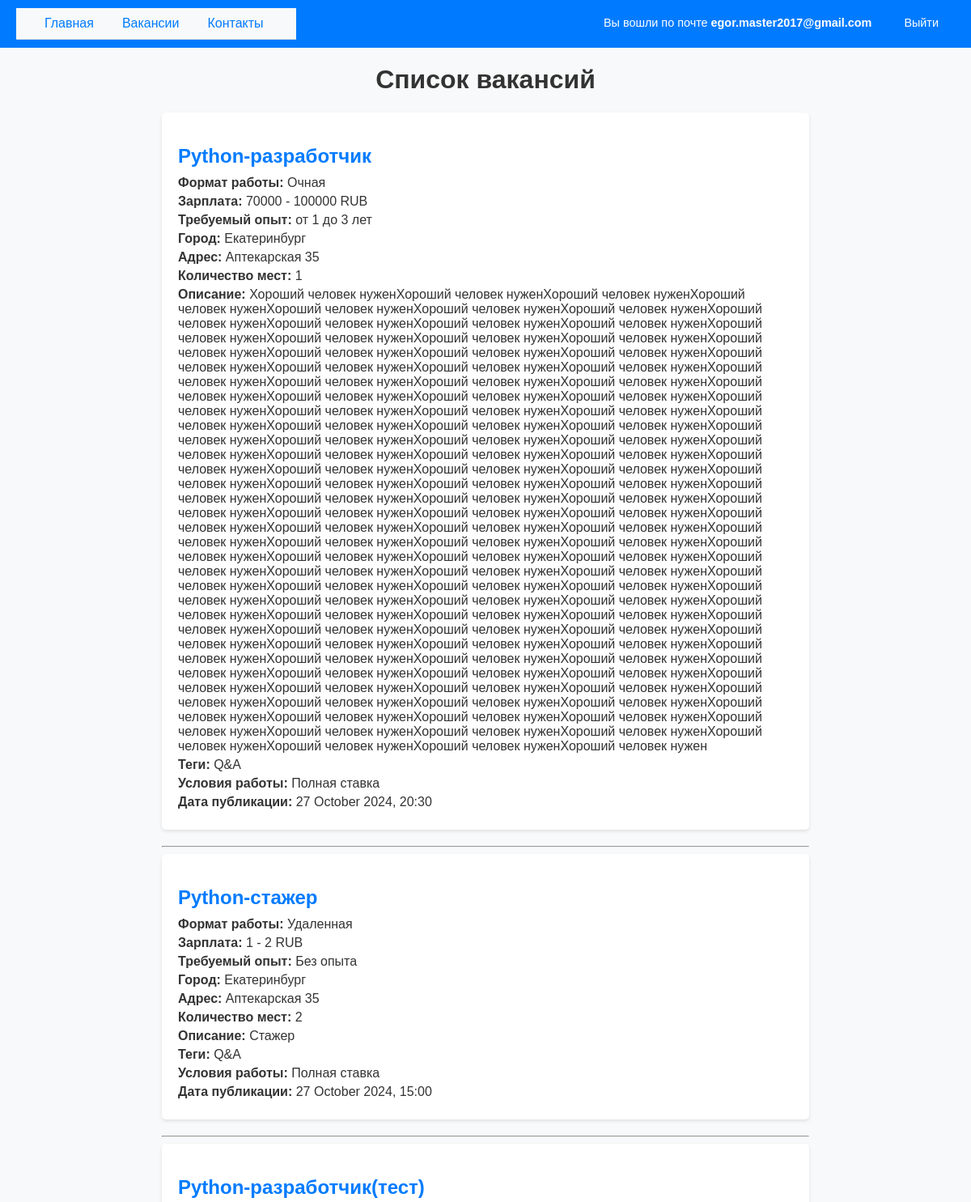
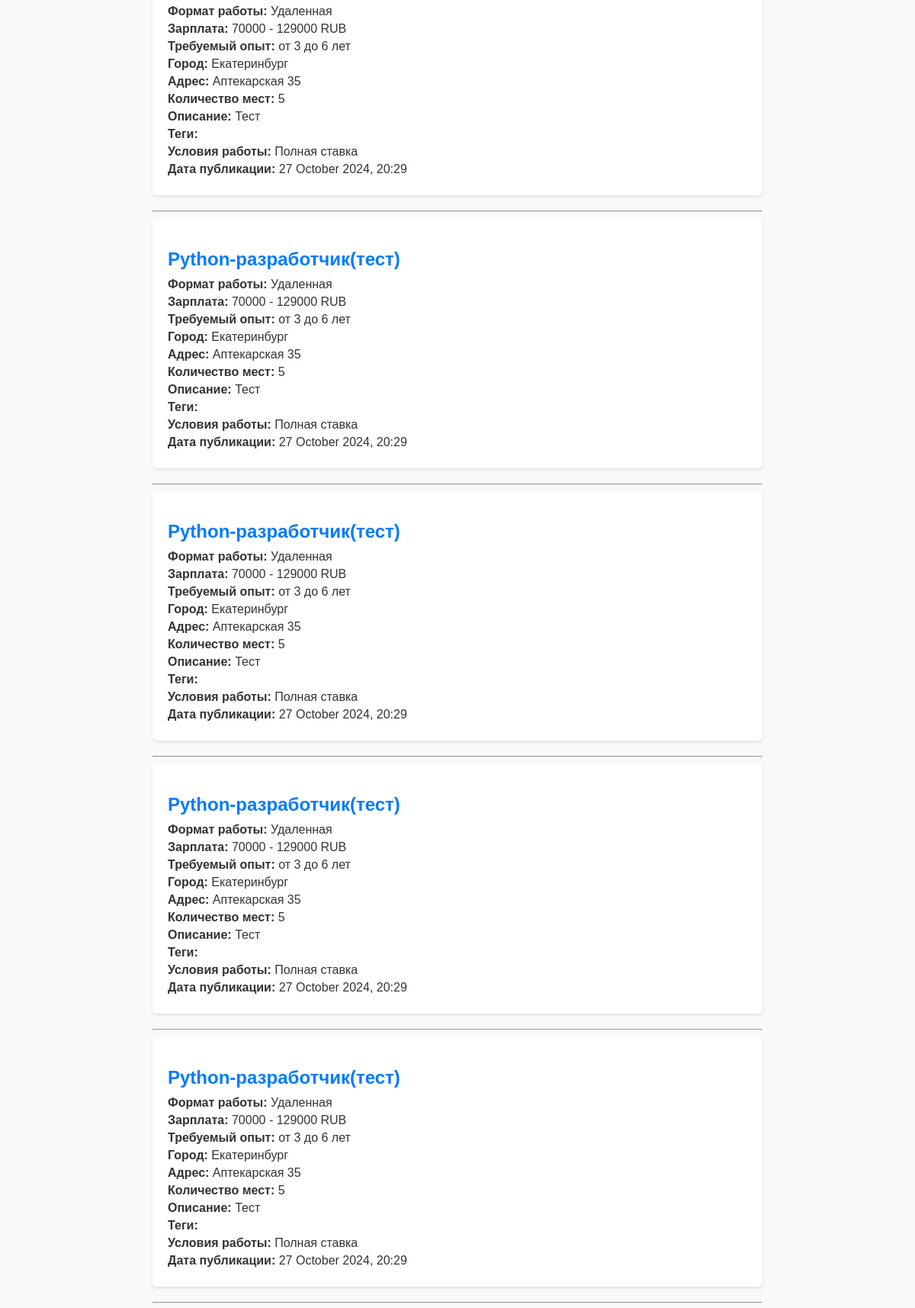
The page /vacancies/ (signed in, upper part) on the database its author committed (2 pictures, top to bottom).
### registration/models.py (models this page shows, shortened)
class CustomAbstractUser(AbstractBaseUser, PermissionsMixin):
    first_name = models.CharField(_("first name"), max_length=150)
    last_name = models.CharField(_("last name"), max_length=150)
    patronymic = models.CharField(_("Отчество"), max_length=150, blank=True)
    email = models.EmailField(_("email address"), blank=False, unique=True)
    is_staff = models.BooleanField(
        _("staff status"),
        default=False,
        help_text=_("Designates whether the user can log into this admin site."),
    )
    is_active = models.BooleanField(
        _("active"),
        default=True,
        help_text=_(
            "Designates whether this user should be treated as active. "
            "Unselect this instead of deleting accounts."
        ),
    )
    date_joined = models.DateTimeField(_("date joined"), default=timezone.now)
    objects = CustomUserManager()
    USERNAME_FIELD = 'email'  # или 'username' в зависимости от настроек
    REQUIRED_FIELDS = ['first_name', 'last_name']
    class Meta:
        verbose_name = _("custom_user")
        verbose_name_plural = _("custom_users")
        abstract = True

class CustomUser(CustomAbstractUser):
    class Meta(CustomAbstractUser.Meta):
        swappable = "AUTH_USER_MODEL"

### api/models.py (models this page shows, shortened)
class Vacancy(models.Model):
    WORK_FORMAT_CHOICES = [
        ('remote', 'Удаленная'),
        ('hybrid', 'Гибридная'),
        ('onsite', 'Очная'),
    ]
    WORK_CONDITION_CHOICES = [
        ('full_time', 'Полная ставка'),
        ('part_time', 'Неполная ставка'),
        ('internship', 'Стажировка'),
        ('volunteering', 'Волонтерство'),
        ('one_time', 'Разовое задание'),
        ('project', 'Проектная работа'),
    ]
    CURRENCY_CHOICES = [
        ('RUB', 'RUB'),
        ('USD', 'USD'),
        ('EUR', 'EUR'),
    ]
    EXPERIENCE_CHOICES = [
        ('0', 'Без опыта'),
        ('1', 'До 1 года'),
        ('1-3', 'от 1 до 3 лет'),
        ('3-6', 'от 3 до 6 лет'),
        ('6', 'более 6 лет'),
    ]
    STATUS_CHOICES = [
        ('published', 'Опубликована'),
        ('archived', 'В архиве'),
        ('checking','На проверке'),
    ]
    title = models.CharField(max_length=255)
    work_format = models.CharField(max_length=10, choices=WORK_FORMAT_CHOICES, default='onsite')
    min_salary = models.PositiveIntegerField()
    max_salary = models.PositiveIntegerField()
    currency = models.CharField(max_length=3, choices=CURRENCY_CHOICES, default='RUB')
    experience = models.CharField(max_length=10, choices=EXPERIENCE_CHOICES, default='<1')
    city = models.CharField(max_length=255)
    address = models.CharField(max_length=255)
    number_of_openings = models.PositiveIntegerField()
    description = models.TextField()
    tech_stack_tags = models.ManyToManyField('TechStackTag', blank=True)
    work_condition_tags = models.CharField(
        max_length=20,
        choices=WORK_CONDITION_CHOICES,
        default='full_time'  # Значение по умолчанию
    )
    publication_date = models.DateTimeField(auto_now_add=True)  # Изменено на DateTimeField
    status = models.CharField(max_length=10, choices=STATUS_CHOICES, default='published')
    def formatted_publication_date(self):
        return self.publication_date.strftime('%d %B %Y, %H:%M')

class TechStackTag(models.Model):
    name = models.CharField(max_length=100, unique=True)

### api/views.py (the view)
# urls.py: path('vacancies/', vacancy_list, name='vacancy_list'),
@login_required
def vacancy_list(request):
    vacancies = Vacancy.objects.filter(status='published')  # Фильтрация по статусу
    return render(request, 'vacancy_list.html', {'vacancies': vacancies})

### templates/vacancy_list.html (shortened to what this page needs)
{% extends 'base.html' %}
{% block content %}
    <h1>Список вакансий</h1>
    <div class="vacancy-list">
        {% for vacancy in vacancies %}
        <div class="vacancy-item">
            <h2>{{ vacancy.title }}</h2>
            <p><strong>Формат работы:</strong> {{ vacancy.get_work_format_display }}</p>
            <p><strong>Зарплата:</strong> {{ vacancy.min_salary }} - {{ vacancy.max_salary }} {{ vacancy.currency }}</p>
            <p><strong>Требуемый опыт:</strong> {{ vacancy.get_experience_display }}</p>
            <p><strong>Город:</strong> {{ vacancy.city }}</p>
            <p><strong>Адрес:</strong> {{ vacancy.address }}</p>
            <p><strong>Количество мест:</strong> {{ vacancy.number_of_openings }}</p>
            <p><strong>Описание:</strong> {{ vacancy.description }}</p>
            <p><strong>Теги:</strong>
                {% for tag in vacancy.tech_stack_tags.all %}
                    {{ tag.name }}{% if not forloop.last %}, {% endif %}
                {% endfor %}
            </p>
            <p><strong>Условия работы:</strong> {{ vacancy.get_work_condition_tags_display }}</p>
            <p><strong>Дата публикации:</strong> {{ vacancy.formatted_publication_date }}</p>
        </div>
        <hr>
        {% empty %}
        <p>Вакансий нет</p>
        {% endfor %}
    </div>
{% endblock %}

### templates/base.html (shortened to what this page needs)
{% load static %}
<!DOCTYPE html>
<html lang="ru">
<head>
    <link rel="stylesheet" href="{% static 'css/styles.css' %}">
</head>
<body>
    <header>
        <nav>
            <ul class="nav-links">
                <li><a href="/">Главная</a></li>
                <li><a href="/vacancies">Вакансии</a></li>
                <li><a href="/contact">Контакты</a></li>
            </ul>
            <div class="user-info">
                {% if user.is_authenticated %}
                    <p>Вы вошли по почте <strong>{{ user.email }}</strong></p>
                    <a href="/logout" class="button">Выйти</a>
                {% else %}
                    <a href="/login" class="button">Войти</a>
                    <a href="/registration" class="button">Зарегистрироваться</a>
                {% endif %}
            </div>
        </nav>
    </header>
    <main>
        {% block content %}
        {% endblock %}
    </main>
</body>
</html>

### static/css/styles.css (style rules this page uses)
body { font-family: Arial, sans-serif; background-color: #f8f9fa; margin: 0; padding: 0; color: #333; }
header { background-color: #007bff; padding: 10px 20px; color: #fff; display: flex; justify-content: space-between; align-items: center; position: relative; }
header .nav-links { list-style: none; display: flex; margin: 0; padding: 0; }
header .nav-links li { margin-left: 15px; }
header .nav-links a { color: #fff; text-decoration: none; }
.user-info { position: absolute; right: 20px; top: 10px; display: flex; align-items: center; font-size: 0.9em; }
.user-info p { margin: 0; padding-right: 10px; }
.user-info a { color: #fff; margin-left: 10px; }
main { max-width: 800px; margin: 20px auto; padding: 0 20px; text-align: center; }
.vacancy-list { margin-top: 20px; }
.vacancy-item { background-color: #fff; border-radius: 5px; box-shadow: 0 2px 4px rgba(0, 0, 0, 0.1); padding: 20px; margin-bottom: 20px; text-align: left; }
.vacancy-item h2 { color: #007bff; margin-bottom: 10px; }
.vacancy-item p { margin: 5px 0; }

### templates/base.html (style rules this page uses)
nav { display: flex; justify-content: space-between; align-items: center; padding: 10px 20px; background-color: #f8f9fa; border-bottom: 1px solid #e0e0e0; }
.nav-links { list-style: none; padding: 0; margin: 0; display: flex; }
.nav-links li { margin-right: 20px; }
.nav-links li a { text-decoration: none; color: #007BFF; transition: color 0.3s; }
.button { display: inline-block; padding: 10px 20px; margin-left: 10px; background-color: #007BFF; color: white; text-decoration: none; border-radius: 5px; transition: background-color 0.3s; }

### rows shown on the page
CustomUser: email "egor.master2017@gmail.com"
Vacancy: title "Python-разработчик", work_format "Очная", min_salary "70000", max_salary "100000", currency "RUB", experience "от 1 до 3 лет", city "Екатеринбург", address "Аптекарская 35", number_of_openings "1", description "Хороший человек нуженХороший человек нуженХороший человек нуженХороший человек нуженХороший человек нуженХороший человек нуженХороший человек нуженХороший человек нуженХороший человек нуженХороший человек нуженХороший человек нуженХороший человек нуженХороший человек нуженХороший человек нуженХороший человек нуженХороший человек нуженХороший человек нуженХороший человек нуженХороший человек нуженХороший человек нуженХороший человек нуженХороший человек нуженХороший человек нуженХороший человек нуженХороший человек нуженХороший человек нуженХороший человек нуженХороший человек нуженХороший человек нуженХороший человек нуженХороший человек нуженХороший человек нуженХороший человек…", work_condition_tags "Полная ставка", formatted_publication_date "27 October 2024, 20:30"
TechStackTag: name "Q&A"
Vacancy: title "Python-стажер", work_format "Удаленная", min_salary "1", max_salary "2", currency "RUB", experience "Без опыта", city "Екатеринбург", address "Аптекарская 35", number_of_openings "2", description "Стажер", work_condition_tags "Полная ставка", formatted_publication_date "27 October 2024, 15:00"
Vacancy: title "Python-разработчик(тест)", work_format "Удаленная", min_salary "70000", max_salary "129000", currency "RUB", experience "от 3 до 6 лет", city "Екатеринбург", address "Аптекарская 35", number_of_openings "5", description "Тест", work_condition_tags "Полная ставка", formatted_publication_date "27 October 2024, 20:29"
Vacancy: title "Python-разработчик(тест)", work_format "Удаленная", min_salary "70000", max_salary "129000", currency "RUB", experience "от 3 до 6 лет", city "Екатеринбург", address "Аптекарская 35", number_of_openings "5", description "Тест", work_condition_tags "Полная ставка", formatted_publication_date "27 October 2024, 20:29"
Vacancy: title "Python-разработчик(тест)", work_format "Удаленная", min_salary "70000", max_salary "129000", currency "RUB", experience "от 3 до 6 лет", city "Екатеринбург", address "Аптекарская 35", number_of_openings "5", description "Тест", work_condition_tags "Полная ставка", formatted_publication_date "27 October 2024, 20:29"
Vacancy: title "Python-разработчик(тест)", work_format "Удаленная", min_salary "70000", max_salary "129000", currency "RUB", experience "от 3 до 6 лет", city "Екатеринбург", address "Аптекарская 35", number_of_openings "5", description "Тест", work_condition_tags "Полная ставка", formatted_publication_date "27 October 2024, 20:29"
Vacancy: title "Python-разработчик(тест)", work_format "Удаленная", min_salary "70000", max_salary "129000", currency "RUB", experience "от 3 до 6 лет", city "Екатеринбург", address "Аптекарская 35", number_of_openings "5", description "Тест", work_condition_tags "Полная ставка", formatted_publication_date "27 October 2024, 20:29"
